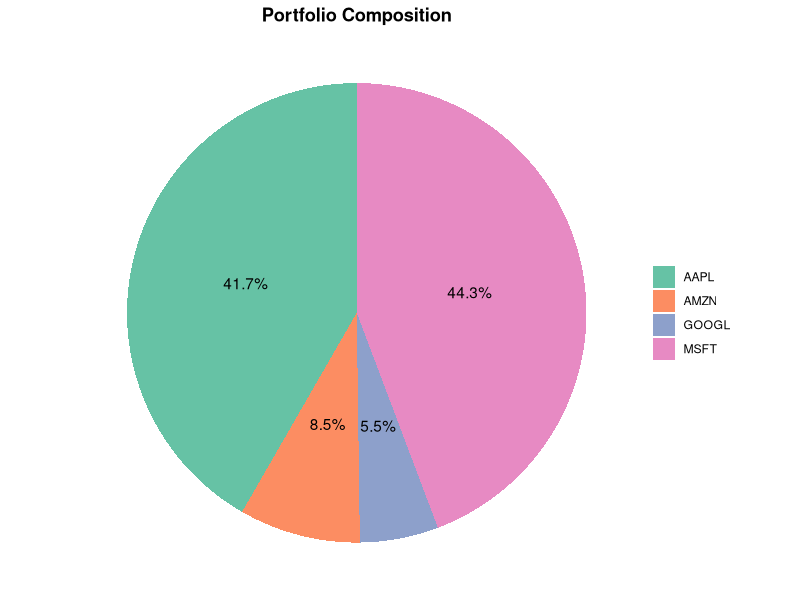
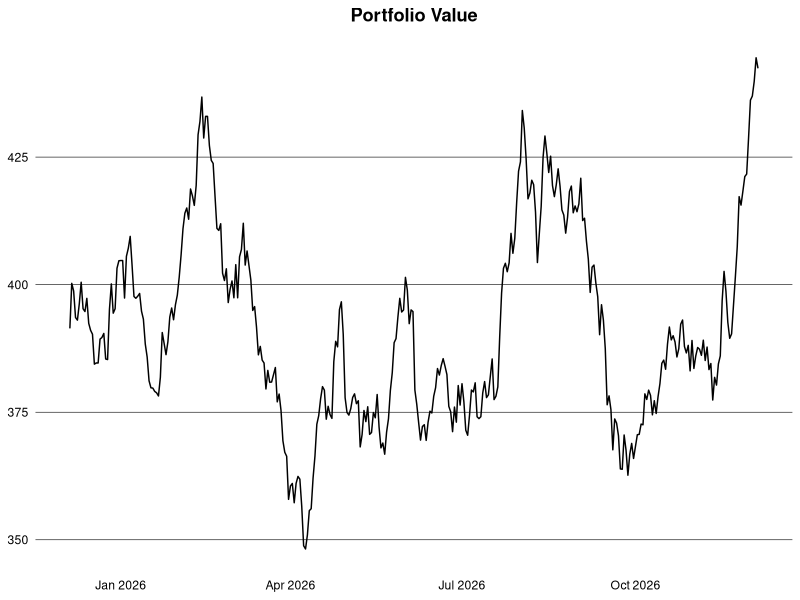

Write R code to recreate these figures, in order. (Note: this script raises an error after producing the figures.)
## ---- chunk 1
#| message: false
library(clock)
library(data.table)
library(ggplot2)

theme_finance = theme_minimal() +
  theme(
    plot.title = element_text(face = "bold", hjust = 0.5),
    panel.grid.major.y = element_line(color = "black", linewidth = 0.2),
    panel.grid.major.x = element_blank(),
    panel.grid.minor = element_blank(),
    axis.text = element_text(color = "black"),
    axis.title = element_blank(),
    legend.title = element_blank()
  )
## ---- chunk 2
set.seed(1994)

start_date = "2015-01-01"
end_date = Sys.Date()
dates = seq(as.Date(start_date), end_date, by = "1 day")
n = length(dates)

market_ret = rnorm(n, mean = 0.0003, sd = 0.008)
sector_ret = list(
  technology = rnorm(n, mean = 0, sd = 0.004),
  consumer_cyclical = rnorm(n, mean = 0, sd = 0.005)
)

alloc = data.table(
  ticker = c("AAPL", "GOOGL", "MSFT", "AMZN"),
  weight = c(0.4, 0.3, 0.2, 0.1),
  sector = c("technology", "technology", "technology", "consumer_cyclical"),
  country = c("USA", "USA", "USA", "USA"),
  alpha = c(0.0004, 0.0002, 0.0003, 0.0001),
  beta = c(1.1, 1.3, 0.9, 1.4),
  idio_sd = c(0.010, 0.012, 0.009, 0.014)
)

generate_prices = function(alpha, beta, sector, idio_sd) {
  ret = alpha + beta * market_ret + sector_ret[[sector]] + rnorm(n, sd = idio_sd)
  data.table(date = dates, price = cumprod(1 + ret) * 100)
}

generate_benchmark = function() {
  data.table(ticker = "SP500", date = dates, price = cumprod(1 + market_ret) * 3000)
}

dt = alloc |>
  _[, generate_prices(alpha, beta, sector, idio_sd), by = ticker] |>
  _[alloc[, .(ticker, weight, sector, country)], on = "ticker"]
head(dt)
## ---- chunk 3
holdings = dt |>
  _[,
    .(start_price = first(price), current_price = last(price), weight = first(weight)),
    by = ticker
  ] |>
  _[, let(
    value = current_price * weight,
    abs_change = current_price - start_price,
    rel_change = current_price / start_price - 1
  )] |>
  _[, rel_weight := value / sum(value)]
head(holdings)
## ---- chunk 4
#| dpi: 300
ggplot(holdings, aes(x = "", y = rel_weight, fill = ticker)) +
  geom_col(width = 1) +
  coord_polar(theta = "y") +
  geom_text(
    aes(label = scales::percent(rel_weight, accuracy = 0.1)),
    position = position_stack(vjust = 0.5)
  ) +
  scale_fill_brewer(palette = "Set2") +
  labs(title = "Portfolio Composition") +
  theme_void() +
  theme(
    plot.title = element_text(face = "bold", hjust = 0.5),
    legend.title = element_blank()
  )
## ---- chunk 5
logret = function(x) {
  x = log(x)
  x - shift(x)
}

dt = dt |>
  setorder(ticker, date) |>
  _[, let(ret = price / shift(price) - 1, log_ret = logret(price)), by = ticker] |>
  na.omit("ret") |>
  _[, let(wret = ret * weight, value = price * weight)]
head(dt)
## ---- chunk 6
#| dpi: 300
dt |>
  _[date >= add_months(end_date, -12L), .(value = sum(value)), by = date] |>
  ggplot(aes(x = date, y = value)) +
  geom_line() +
  theme_finance +
  labs(title = "Portfolio Value")
## ---- chunk 7
ret_week = dt[, .(ret = prod(1 + ret) - 1), by = .(ticker, isoyear(date), isoweek(date))]
ret_month = dt[, .(ret = prod(1 + ret) - 1), by = .(ticker, yearmon(date))]
ret_year = dt[, .(ret = prod(1 + ret) - 1), by = .(ticker, year(date))]
head(ret_year)
## ---- chunk 8
port_daily = dt[, .(ret = sum(wret)), by = date]
port_ret_week = port_daily[, .(ret = prod(1 + ret) - 1), by = .(isoyear(date), isoweek(date))]
port_ret_month = port_daily[, .(ret = prod(1 + ret) - 1), by = .(yearmon(date))]
port_ret_year = port_daily[, .(ret = prod(1 + ret) - 1), by = year(date)]
head(port_ret_year)
## ---- chunk 9
#| dpi: 300
port_ret_month_dt = port_daily[,
  .(ret = prod(1 + ret) - 1),
  by = .(year = year(date), month = month(date))
]

ggplot(
  port_ret_month_dt,
  aes(x = fctr(month), y = fctr(year, rev = TRUE), fill = ret)
) +
  geom_tile() +
  geom_text(aes(label = scales::percent(ret, accuracy = 0.1)), size = 2.5) +
  scale_fill_gradient2(
    low = "#FF0000",
    mid = "white",
    high = "darkblue",
    midpoint = 0,
    labels = scales::label_percent()
  ) +
  scale_x_discrete(labels = month.abb) +
  labs(title = "Monthly Portfolio Returns") +
  theme_minimal() +
  theme(
    plot.title = element_text(face = "bold", hjust = 0.5),
    axis.title = element_blank(),
    panel.grid = element_blank(),
    legend.title = element_blank()
  )
## ---- chunk 10
bmr = generate_benchmark() |>
  setorder(date) |>
  _[, ret := price / shift(price) - 1] |>
  na.omit("ret")

port = dt |>
  _[, .(ret = sum(wret), ticker = "Portfolio"), by = date] |>
  rbind(bmr[, .(ticker, date, ret)]) |>
  setorder(ticker, date) |>
  _[, cum_ret := cumprod(1 + ret) - 1, by = ticker] |>
  _[, ticker := fifelse(ticker == "Portfolio", ticker, "Benchmark")]
## ---- chunk 11
#| dpi: 300
port |>
  _[date > "2021-01-01"] |>
  ggplot(aes(x = date, y = cum_ret, color = ticker)) +
  geom_line() +
  theme_finance +
  theme(legend.position = "bottom") +
  scale_color_manual(values = c("Portfolio" = "darkblue", "Benchmark" = "black")) +
  scale_y_continuous(labels = scales::label_percent(accuracy = 1)) +
  labs(title = "Cumulative Return: Portfolio vs. Benchmark")
## ---- chunk 12
#| dpi: 300
perf = port |>
  dcast(date ~ ticker, value.var = "cum_ret") |>
  setnames(tolower) |>
  _[, diff := portfolio - benchmark]

perf |>
  _[date > "2021-01-01"] |>
  ggplot(aes(x = date)) +
  geom_ribbon(
    aes(
      ymin = pmin(portfolio, benchmark),
      ymax = pmax(portfolio, benchmark),
      fill = diff > 0
    ),
    alpha = 0.4,
    show.legend = FALSE
  ) +
  geom_line(aes(y = portfolio, color = "Portfolio")) +
  geom_line(aes(y = benchmark, color = "Benchmark")) +
  scale_color_manual(values = c("Portfolio" = "darkblue", "Benchmark" = "black")) +
  scale_fill_manual(values = c("TRUE" = "#00A651", "FALSE" = "#FF0000")) +
  scale_y_continuous(labels = scales::label_percent(accuracy = 1L)) +
  labs(title = "Cumulative Return: Portfolio vs. Benchmark") +
  theme_finance +
  theme(legend.position = "bottom")
## ---- chunk 13
exposure = dt |>
  _[, .(value = sum(value)), by = .(date, sector)] |>
  _[, weight := value / sum(value), by = date]
head(exposure)
## ---- chunk 14
#| dpi: 300
exposure |>
  _[date >= add_months(end_date, -12L)] |>
  ggplot(aes(x = date, y = weight, fill = sector)) +
  geom_area() +
  scale_y_continuous(labels = scales::label_percent()) +
  scale_fill_brewer(palette = "Set2") +
  labs(title = "Portfolio Exposure") +
  theme_finance +
  theme(legend.position = "bottom")
## ---- chunk 15
vola = dt |>
  _[, .(daily_vola = sd(log_ret)), by = .(ticker, year(date))] |>
  _[, let(
    weekly_vola = daily_vola * sqrt(5),
    monthly_vola = daily_vola * sqrt(21),
    yearly_vola = daily_vola * sqrt(252)
  )]
head(vola)
## ---- chunk 16
#| dpi: 300
window = 63L # ~3 months
port_daily[, roll_vola := frollsd(ret, window) * sqrt(252)]

port_daily |>
  na.omit("roll_vola") |>
  ggplot(aes(x = date, y = roll_vola)) +
  geom_line() +
  scale_y_continuous(labels = scales::label_percent()) +
  labs(title = "Rolling Annualized Volatility (63-day)") +
  theme_finance
## ---- chunk 17
rf = 0.04 / 252 # daily risk-free rate (assuming 4% annual)
sharpe = port_daily[, (mean(ret) - rf) / sd(ret) * sqrt(252)]
sharpe
## ---- chunk 18
sortino = port_daily[, (mean(ret) - rf) / sqrt(mean(pmin(ret - rf, 0)^2)) * sqrt(252)]
sortino
## ---- chunk 19
#| dpi: 300
port_daily[, roll_sharpe := (frollmean(ret, window) - rf) / frollsd(ret, window) * sqrt(252)]

port_daily |>
  na.omit("roll_sharpe") |>
  ggplot(aes(x = date, y = roll_sharpe)) +
  geom_line() +
  geom_hline(yintercept = 0, linewidth = 0.3) +
  labs(title = "Rolling Sharpe Ratio (63-day)") +
  theme_finance
## ---- chunk 20
port_daily[, .(VaR_95 = quantile(ret, 0.05), VaR_99 = quantile(ret, 0.01))]
## ---- chunk 21
port_daily[, .(
  CVaR_95 = mean(ret[ret <= quantile(ret, 0.05)]),
  CVaR_99 = mean(ret[ret <= quantile(ret, 0.01)])
)]
## ---- chunk 22
cov_mat = dt |>
  dcast(date ~ ticker, value.var = "log_ret") |>
  _[, date := NULL] |>
  cov(use = "pairwise.complete.obs")
wgt = alloc[colnames(cov_mat), weight, on = "ticker"]
port_risk = as.numeric(sqrt(t(wgt) %*% cov_mat %*% wgt))
port_risk
## ---- chunk 23
drawdown = copy(dt) |>
  _[, cum_ret := cumprod(1 + ret) - 1, by = ticker] |>
  _[, drawdown := (1 + cum_ret) / cummax(1 + cum_ret) - 1, by = ticker]
head(drawdown)
## ---- chunk 24
drawdown = dt |>
  _[, .(wret = sum(wret)), by = date] |>
  _[, cum_ret := cumprod(1 + wret) - 1] |>
  _[, drawdown := (1 + cum_ret) / cummax(1 + cum_ret) - 1]
head(drawdown)
## ---- chunk 25
drawdown[drawdown < 0, .(min_drawdown = min(drawdown), avg_drawdown = mean(drawdown))]
## ---- chunk 26
calmar = port_daily[, (mean(ret) * 252) / abs(drawdown[, min(drawdown)])]
calmar
## ---- chunk 27
te = dt |>
  _[, .(port_ret = sum(wret)), by = date] |>
  _[bmr[, .(date, bmr_ret = ret)], on = "date", nomatch = NULL] |>
  _[, diff := port_ret - bmr_ret]

te[, .(
  daily_te = sd(diff),
  annual_te = sd(diff) * sqrt(252)
)]
## ---- chunk 28
te[, mean(diff) / sd(diff) * sqrt(252)]
## ---- chunk 29
fit = te[, lm(port_ret ~ bmr_ret)]
coefs = coef(fit)
data.table(alpha = coefs[1L] * 252, beta = coefs[2L])
## ---- chunk 30
factors = data.table(
  date = dates,
  mkt = market_ret,
  technology = sector_ret$technology,
  consumer_cyclical = sector_ret$consumer_cyclical
) |>
  melt(id.vars = c("date", "mkt"), variable.name = "sector", value.name = "sec_ret") |>
  _[, sector := as.character(sector)]

reg = factors[dt, on = .(date, sector), nomatch = NULL]
## ---- chunk 31
loadings = reg[, as.list(coef(lm(ret ~ mkt + sec_ret))), by = ticker] |>
  setnames(c("ticker", "alpha", "mkt_beta", "sector_beta")) |>
  _[, alpha := alpha * 252]
loadings[alloc, on = "ticker", true_beta := i.beta]
loadings
## ---- chunk 32
#| dpi: 300
reg |>
  setorder(ticker, date) |>
  _[, let(
    cov_rm = frollmean(ret * mkt, window) - frollmean(ret, window) * frollmean(mkt, window),
    var_m = frollmean(mkt^2, window) - frollmean(mkt, window)^2
  ), by = ticker] |>
  _[, roll_beta := cov_rm / var_m] |>
  na.omit("roll_beta") |>
  ggplot(aes(x = date, y = roll_beta, color = ticker)) +
  geom_line() +
  scale_color_brewer(palette = "Set2") +
  labs(title = "Rolling Market Beta (63-day)") +
  theme_finance +
  theme(legend.position = "bottom")
## ---- chunk 33
cor_mat = dt |>
  dcast(date ~ ticker, value.var = "log_ret") |>
  _[, date := NULL] |>
  cor(use = "pairwise.complete.obs")
round(cor_mat, 3)
## ---- chunk 34
#| dpi: 300
cor_dt = as.data.table(cor_mat, keep.rownames = "ticker1") |>
  melt(id.vars = "ticker1", variable.name = "ticker2", value.name = "cor")

ggplot(cor_dt, aes(x = ticker1, y = ticker2, fill = cor)) +
  geom_tile() +
  geom_text(aes(label = round(cor, 2)), size = 3) +
  scale_fill_gradient2(low = "#FF0000", mid = "white", high = "darkblue", midpoint = 0) +
  labs(title = "Correlation Matrix") +
  theme_minimal() +
  theme(
    plot.title = element_text(face = "bold", hjust = 0.5),
    axis.title = element_blank(),
    panel.grid = element_blank()
  )
